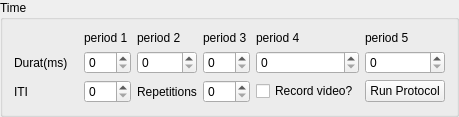
            <widget class="QGroupBox" name="timegroup">
             <property name="title">
              <string>Time</string>
             </property>
             <layout class="QVBoxLayout" name="verticalLayout_3">
              <item>
               <layout class="QGridLayout" name="timegrid">
                <item row="4" column="5">
                 <widget class="QPushButton" name="runbutton">
                  <property name="text">
                   <string>Run Protocol</string>
                  </property>
                  <property name="checkable">
                   <bool>true</bool>
                  </property>
                 </widget>
                </item>
                <item row="4" column="1">
                 <widget class="QSpinBox" name="itiinput">
                  <property name="maximum">
                   <number>100</number>
                  </property>
                 </widget>
                </item>
                <item row="4" column="2">
                 <widget class="QLabel" name="replabel">
                  <property name="text">
                   <string>Repetitions</string>
                  </property>
                 </widget>
                </item>
                <item row="3" column="3">
                 <widget class="QSpinBox" name="timeinput3">
                  <property name="maximum">
                   <number>100</number>
                  </property>
                 </widget>
                </item>
                <item row="0" column="1">
                 <widget class="QLabel" name="period1">
                  <property name="text">
                   <string>period 1</string>
                  </property>
                 </widget>
                </item>
                <item row="4" column="3">
                 <widget class="QSpinBox" name="repinput">
                  <property name="maximum">
                   <number>100</number>
                  </property>
                 </widget>
                </item>
                <item row="3" column="1">
                 <widget class="QSpinBox" name="timeinput1">
                  <property name="maximum">
                   <number>100</number>
                  </property>
                 </widget>
                </item>
                <item row="3" column="0">
                 <widget class="QLabel" name="durationlabel_2">
                  <property name="text">
                   <string>Durat(ms)   </string>
                  </property>
                 </widget>
                </item>
                <item row="3" column="4">
                 <widget class="QSpinBox" name="timeinput4">
                  <property name="maximum">
                   <number>100</number>
                  </property>
                 </widget>
                </item>
                <item row="0" column="3">
                 <widget class="QLabel" name="period3">
                  <property name="text">
                   <string>period 3</string>
                  </property>
                 </widget>
                </item>
                <item row="3" column="2">
                 <widget class="QSpinBox" name="timeinput2">
                  <property name="maximum">
                   <number>100</number>
                  </property>
                 </widget>
                </item>
                <item row="0" column="2">
                 <widget class="QLabel" name="period2">
                  <property name="text">
                   <string>period 2</string>
                  </property>
                 </widget>
                </item>
                <item row="0" column="4">
                 <widget class="QLabel" name="period4">
                  <property name="text">
                   <string>period 4</string>
                  </property>
                 </widget>
                </item>
                <item row="0" column="5">
                 <widget class="QLabel" name="period5">
                  <property name="text">
                   <string>period 5</string>
                  </property>
                 </widget>
                </item>
                <item row="3" column="5">
                 <widget class="QSpinBox" name="timeinput5">
                  <property name="maximum">
                   <number>100</number>
                  </property>
                 </widget>
                </item>
                <item row="4" column="0">
                 <widget class="QLabel" name="itilabel">
                  <property name="text">
                   <string>ITI</string>
                  </property>
                 </widget>
                </item>
                <item row="4" column="4">
                 <widget class="QCheckBox" name="checkBox">
                  <property name="text">
                   <string>Record video?</string>
                  </property>
                 </widget>
                </item>
               </layout>
              </item>
             </layout>
            </widget>
